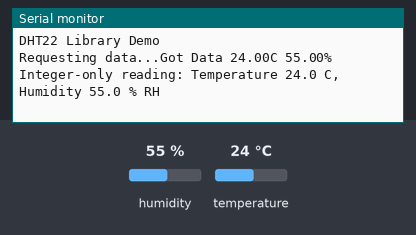
Bench run of a sketch on a simulated Arduino Uno, built with avr-gcc and run on an emulated ATmega328P. Parts: the last lines printed to the serial monitor. The inputs (shaded band) are chosen by the test bench; at power-on: humidity 55 %, temperature 24 °C.

Above: at 2.8 s.
2.9 s: humidity set to 22 %
At 4.3 s:
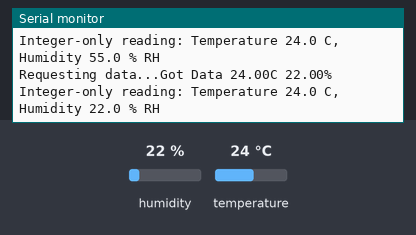
4.4 s: temperature set to 12 °C
5.9 s: humidity set to 40 %
At 6.8 s:
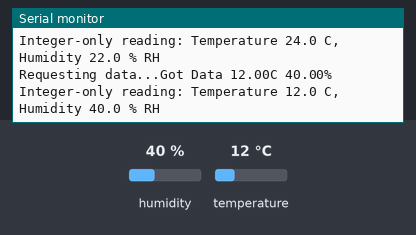
Timing chart, 0 to 8.9 s (numbered marks = the images above; inputs shaded):
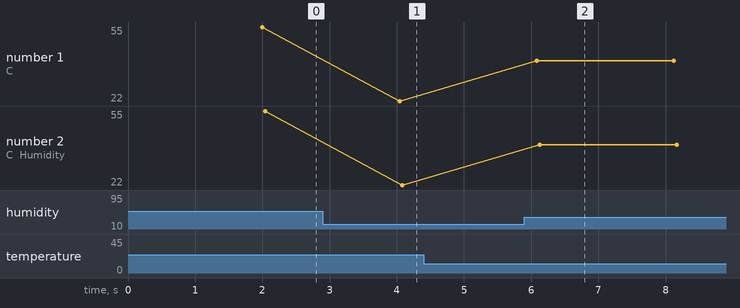

Measured:
- after the input at 2.9 s, the serial monitor: prints a new line after 1.1 s (image 1)
- after the input at 5.9 s, the serial monitor: prints a new line after 0.18 s (image 2)
- plotted number 1: 22 → 40 after the input at 5.9 s
- plotted number 2: 22 → 40 after the input at 5.9 s

The sketch:

testDHT22.ino.ino
```cpp
#include <DHT22.h>
// Only used for sprintf
//#include <stdio.h>

// Data wire is plugged into port 7 on the Arduino
// Connect a 4.7K resistor between VCC and the data pin (strong pullup)
#define DHT22_PIN 2

// Setup a DHT22 instance
DHT22 myDHT22(DHT22_PIN);

void setup(void)
{
  // start serial port
  Serial.begin(9600);
  Serial.println("DHT22 Library Demo");
}

void loop(void)
{
  DHT22_ERROR_t errorCode;

  // The sensor can only be read from every 1-2s, and requires a minimum
  // 2s warm-up after power-on.
  delay(2000);

  Serial.print("Requesting data...");
  errorCode = myDHT22.readData();
  switch(errorCode)
  {
    case DHT_ERROR_NONE:
      Serial.print("Got Data ");
      Serial.print(myDHT22.getTemperatureC());
      Serial.print("C ");
      Serial.print(myDHT22.getHumidity());
      Serial.println("%");
      // Alternately, with integer formatting which is clumsier but more compact to store and
	  // can be compared reliably for equality:
	  //
      char buf[128];
      sprintf(buf, "Integer-only reading: Temperature %hi.%01hi C, Humidity %i.%01i %% RH",
                   myDHT22.getTemperatureCInt()/10, abs(myDHT22.getTemperatureCInt()%10),
                   myDHT22.getHumidityInt()/10, myDHT22.getHumidityInt()%10);
      Serial.println(buf);
      break;
    case DHT_ERROR_CHECKSUM:
      Serial.print("check sum error ");
      Serial.print(myDHT22.getTemperatureC());
      Serial.print("C ");
      Serial.print(myDHT22.getHumidity());
      Serial.println("%");
      break;
    case DHT_BUS_HUNG:
      Serial.println("BUS Hung ");
      break;
    case DHT_ERROR_NOT_PRESENT:
      Serial.println("Not Present ");
      break;
    case DHT_ERROR_ACK_TOO_LONG:
      Serial.println("ACK time out ");
      break;
    case DHT_ERROR_SYNC_TIMEOUT:
      Serial.println("Sync Timeout ");
      break;
    case DHT_ERROR_DATA_TIMEOUT:
      Serial.println("Data Timeout ");
      break;
    case DHT_ERROR_TOOQUICK:
      Serial.println("Polled to quick ");
      break;
  }
}
```
